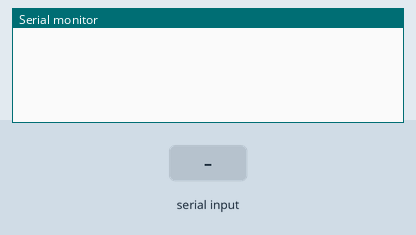
Bench run of a sketch on a simulated Arduino Uno, built with avr-gcc and run on an emulated ATmega328P. On the bench: the last lines printed to the serial monitor. The test bench sets the inputs (shaded band). Random numbers use the default seed unless the sketch sets one.

Above: at 1.2 s.
1.3 s: "Man vs Man\n" received over Serial
At 4.1 s:
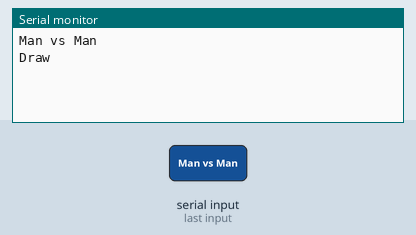
4.3 s: "Man vs AI (Random)\n" received over Serial
At 6.6 s:
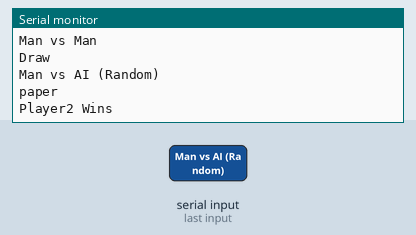

The sketch:

server2.0.ino
```cpp
/**
 * @file server2.0.ino
 * @brief Arduino server code for handling the "Rock, Paper, Scissors" game, including player vs player and AI game modes.
 */
#include <Arduino.h>

String lastPlayerMove = "";  ///< Stores the last move of the player for strategic AI calculations

/**
 * @brief Validates and returns a move string ("rock", "paper", or "scissors").
 * @param moveStr The input string representing a move.
 * @return A validated move string or "rock" as the default if input is invalid.
 */
String getMoveFromString(const String& moveStr) {
    if (moveStr == "rock") return "rock";
    if (moveStr == "paper") return "paper";
    if (moveStr == "scissors") return "scissors";
    return "rock";
}

/**
 * @brief Determines the result of a "Rock, Paper, Scissors" game.
 * @param player1Move Move of Player 1.
 * @param player2Move Move of Player 2.
 * @return A string indicating the winner ("Player1 Wins", "Player2 Wins") or "Draw" if moves are equal.
 */
String determineWinner(String player1Move, String player2Move) {
    if (player1Move == player2Move) return "Draw";
    if ((player1Move == "rock" && player2Move == "scissors") ||
        (player1Move == "scissors" && player2Move == "paper") ||
        (player1Move == "paper" && player2Move == "rock")) {
        return "Player1 Wins";
    }
    return "Player2 Wins";
}

/**
 * @brief Generates a random move for AI.
 * @return A string representing a random move ("rock", "paper", or "scissors").
 */
String getRandomMove() {
    int randomMove = random(0, 3);
    if (randomMove == 0) return "rock";
    if (randomMove == 1) return "paper";
    return "scissors";
}

/**
 * @brief Generates a strategic move based on the opponent's last move.
 * @param opponentMove The last move of the opponent.
 * @return A move that wins against the opponent's last move.
 */
String getStrategicMove(String opponentMove) {
    if (opponentMove == "rock") return "paper";
    if (opponentMove == "paper") return "scissors";
    return "rock";
}

/**
 * @brief Generates a move based on the AI strategy using the last player move.
 * @param currentPlayerMove The current move of the player.
 * @return The AI's strategic response to the player's move.
 *
 * If it's the first round, the AI chooses a random move. For subsequent rounds, it
 * chooses a move that beats the player's last move.
 */
String getAIStrategyMove(String currentPlayerMove) {
    if (lastPlayerMove == "") {

        lastPlayerMove = currentPlayerMove;
        return getRandomMove();
    } else {

        String move = getStrategicMove(lastPlayerMove);
        lastPlayerMove = currentPlayerMove;
        return move;
    }
}

/**
 * @brief Plays a "Man vs Man" game, determining the result.
 * @param player1Move Move of Player 1.
 * @param player2Move Move of Player 2.
 * @return A string representing the result of the game.
 */
String playManVsMan(String player1Move, String player2Move) {
    return determineWinner(player1Move, player2Move);
}

/**
 * @brief Plays a "Man vs AI (Random)" game, where AI randomly chooses a move.
 * @param player1Move The move of the human player.
 * @return A string containing the AI's move and the result of the game.
 */
String playManVsAIRandom(String player1Move) {
    String player2Move = getRandomMove();
    return player2Move + "\n" + determineWinner(player1Move, player2Move);
}

/**
 * @brief Plays a "Man vs AI (Win Strategy)" game, where AI uses a strategy to counter the player's move.
 * @param player1Move The move of the human player.
 * @return A string containing the AI's move and the result of the game.
 */
String playManVsAIStrategy(String player1Move) {
    String player2Move = getAIStrategyMove(player1Move);
    return player2Move + "\n" + determineWinner(player1Move, player2Move);
}

/**
 * @brief Plays an "AI (Random) vs AI (Win Strategy)" game, where one AI plays randomly and the other strategically.
 * @return A string containing both AI moves and the result of the game.
 */
String playAIRandomVsAIStrategy() {
    String player1Move = getRandomMove();
    String player2Move = getAIStrategyMove(player1Move);
    return player1Move + "\n" + player2Move + "\n" + determineWinner(player1Move, player2Move);
}

/**
 * @brief Initializes serial communication for the game.
 */
void setup() {
    Serial.begin(9600);
    while (!Serial) {}
}

/**
 * @brief Main loop to listen for game mode and moves from the client and respond with the game result.
 *
 * This loop reads the game mode and the moves from the client, plays the appropriate game mode, and sends the
 * result back to the client. The client is expected to send the mode followed by the player moves.
 */
void loop() {
    if (Serial.available()) {
        String mode = Serial.readStringUntil('\n');
        String player1MoveStr = Serial.readStringUntil('\n');

        String result;

        if (mode == "Man vs Man") {
            String player2MoveStr = Serial.readStringUntil('\n');
            result = playManVsMan(player1MoveStr, player2MoveStr);
            Serial.println(mode + "\n" + player1MoveStr + "\n" + player2MoveStr + "\n" + result);
        }
        else if (mode == "Man vs AI (Random)") {
            result = playManVsAIRandom(player1MoveStr);
            Serial.println(mode + "\n" + player1MoveStr + "\n" + result);
        }
        else if (mode == "Man vs AI (Win Strategy)") {
            result = playManVsAIStrategy(player1MoveStr);
            Serial.println(mode + "\n" + player1MoveStr + "\n" + result);
        }
        else if (mode == "AI (Random) vs AI (Win Strategy)") {
            result = playAIRandomVsAIStrategy();
            Serial.println(mode + "\n" + result);
        }
    }
}
```

Measured:
- after the input at 1.3 s, the serial monitor: prints a new line after 2.0 s (image 1)
- after the input at 4.3 s, the serial monitor: prints a new line after 1.0 s (image 2)
